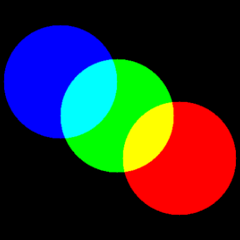
#> input picture images/bgr.png, 240 x 240 px
$ python exercice2.py
#> lines starting #> are read from the running program, lines starting #| are printed output that depends on the picture
# library imports
import cv2.cv2 as cv
import numpy as np

# Chargement d'une image
img = cv.imread('images/bgr.png')
#> img is the input picture: shape (240, 240, 3); mean B, G, R 44.6, 44.7, 44.6
cv.imshow('Input', img)

# Récupération de la longueur et la largueur
width = img.shape[0]
#> width = 240
height = img.shape[1]
#> height = 240

# Récupération des canaux de couleurs
blues, greens, reds = cv.split(img)
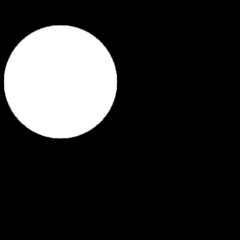
#> blues: shape (240, 240); min 0, max 255, mean 44.6
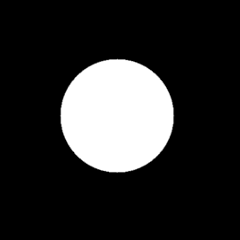
#> greens: shape (240, 240); min 0, max 255, mean 44.7

# display the image with OpenCV imshow()
# cv.imshow('(B)lues', blues)
# cv.imshow('(G)reens', greens)
# cv.imshow('(R)eds ', reds)

# Création d'une matrice vide avec convertion du depth
zero = np.zeros((width, height))
zero = np.uint8(zero)

RG = cv.merge([zero, greens, reds])
BR = cv.merge((blues, zero, reds))
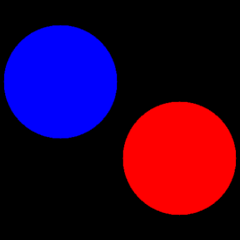
#> BR: shape (240, 240, 3); mean of channels 0, 1, 2 44.6, 0, 44.6; drawn as B, G, R
BG = cv.merge((blues, greens, zero))
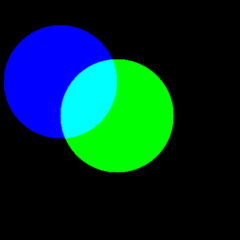
#> BG: shape (240, 240, 3); mean of channels 0, 1, 2 44.6, 44.7, 0; drawn as B, G, R
B = cv.merge((blues, zero, zero))
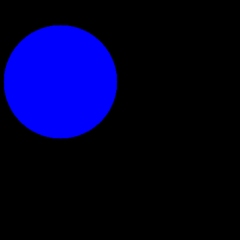
#> B: shape (240, 240, 3); mean of channels 0, 1, 2 44.6, 0, 0; drawn as B, G, R
G = cv.merge((zero, greens, zero))
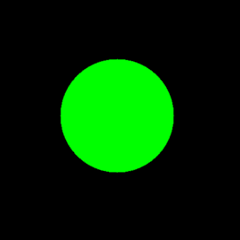
#> G: shape (240, 240, 3); mean of channels 0, 1, 2 0, 44.7, 0; drawn as B, G, R
R = cv.merge((zero, zero, reds))
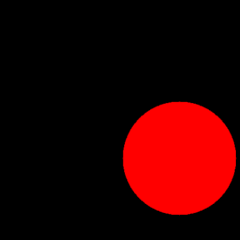
#> R: shape (240, 240, 3); mean of channels 0, 1, 2 0, 0, 44.6; drawn as B, G, R
cv.imshow('R+G', RG)
cv.imshow('R+B', BR)
cv.imshow('B+G', BG)
cv.imshow('B', B)
cv.imshow('G', G)
cv.imshow('R', R)

# OpenCV waitKey() is a required keyboard binding function after imwshow()
cv.waitKey(0)
# destroy all windows command
cv.destroyAllWindows()

$ run again, with images/dolphin.png copied over images/bgr.png
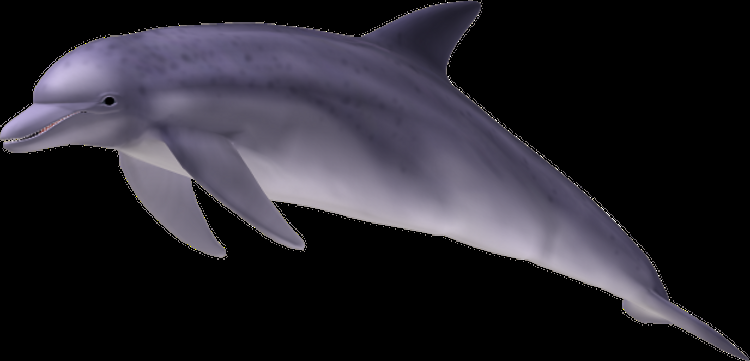
#> input picture images/dolphin.png, 750 x 361 px
#> img is the input picture: shape (361, 750, 3); mean B, G, R 45.3, 37.6, 39.8
#> `G = cv.merge((zero, greens, zero))`:
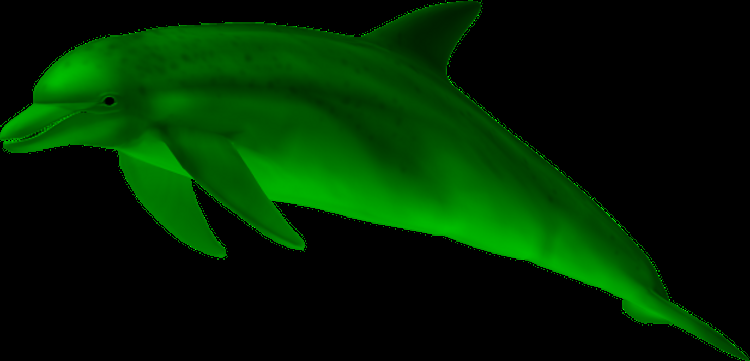
#> G: shape (361, 750, 3); mean of channels 0, 1, 2 0, 37.6, 0; drawn as B, G, R
#> `R = cv.merge((zero, zero, reds))`:
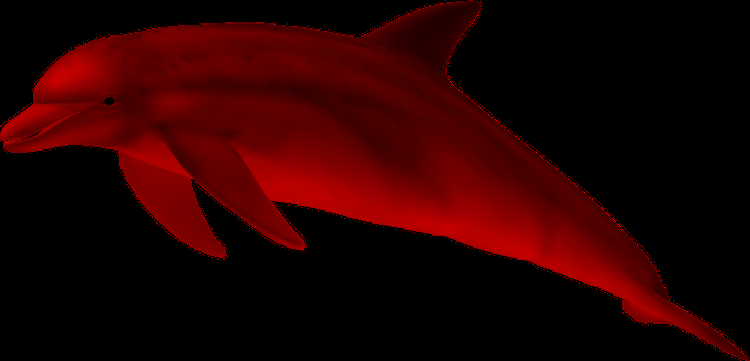
#> R: shape (361, 750, 3); mean of channels 0, 1, 2 0, 0, 39.8; drawn as B, G, R
